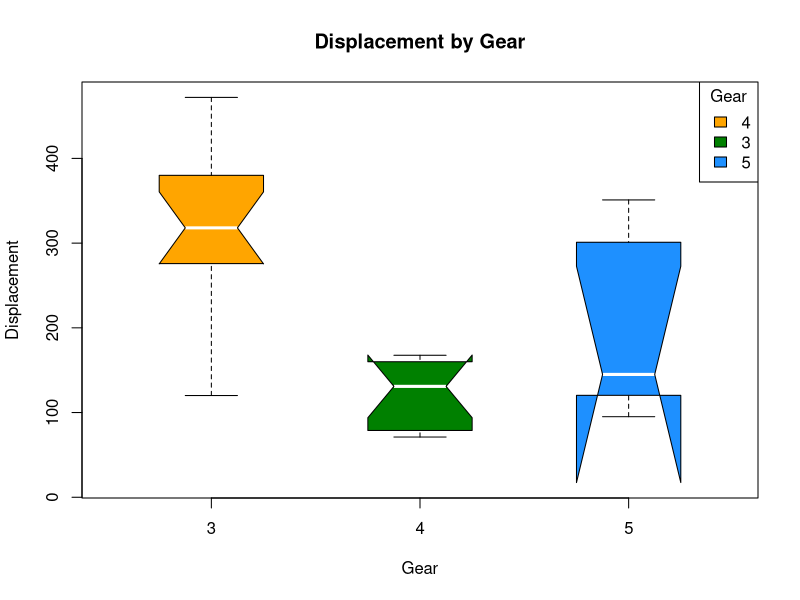

Write R code to recreate this figure.
# Load the dataset
data(mtcars)

# Set up plot colors
my_colors <- c("#FFA500", "#008000", "#1E90FF", "#FF1493")

# Create the box plot with customized aesthetics
boxplot(disp ~ gear, data = mtcars,
        main = "Displacement by Gear", xlab = "Gear", ylab = "Displacement",
        col = my_colors, border = "black", notch = TRUE, notchwidth = 0.5,
        medcol = "white", whiskcol = "black", boxwex = 0.5, outpch = 19,
        outcol = "black")

# Add a legend
legend("topright", legend = unique(mtcars$gear), 
       fill = my_colors, border = "black", title = "Gear")
